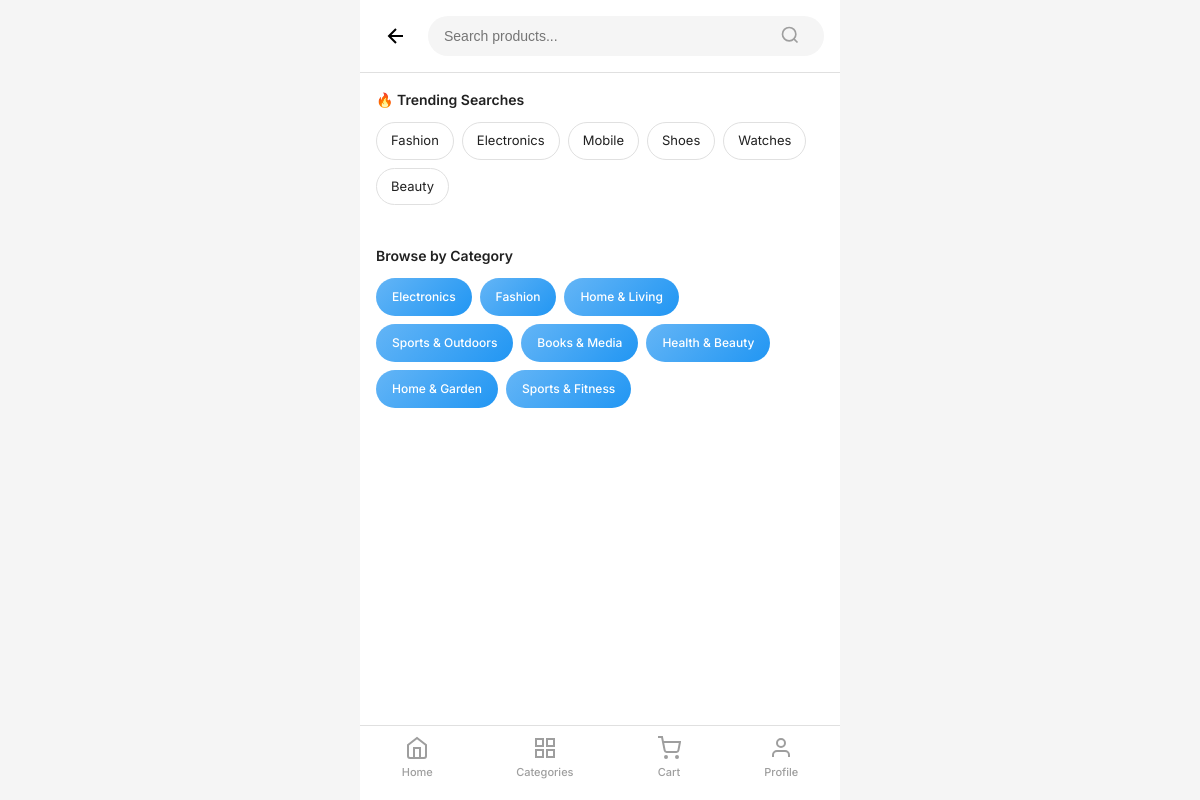
The app's page /mobile/search.php, older data.
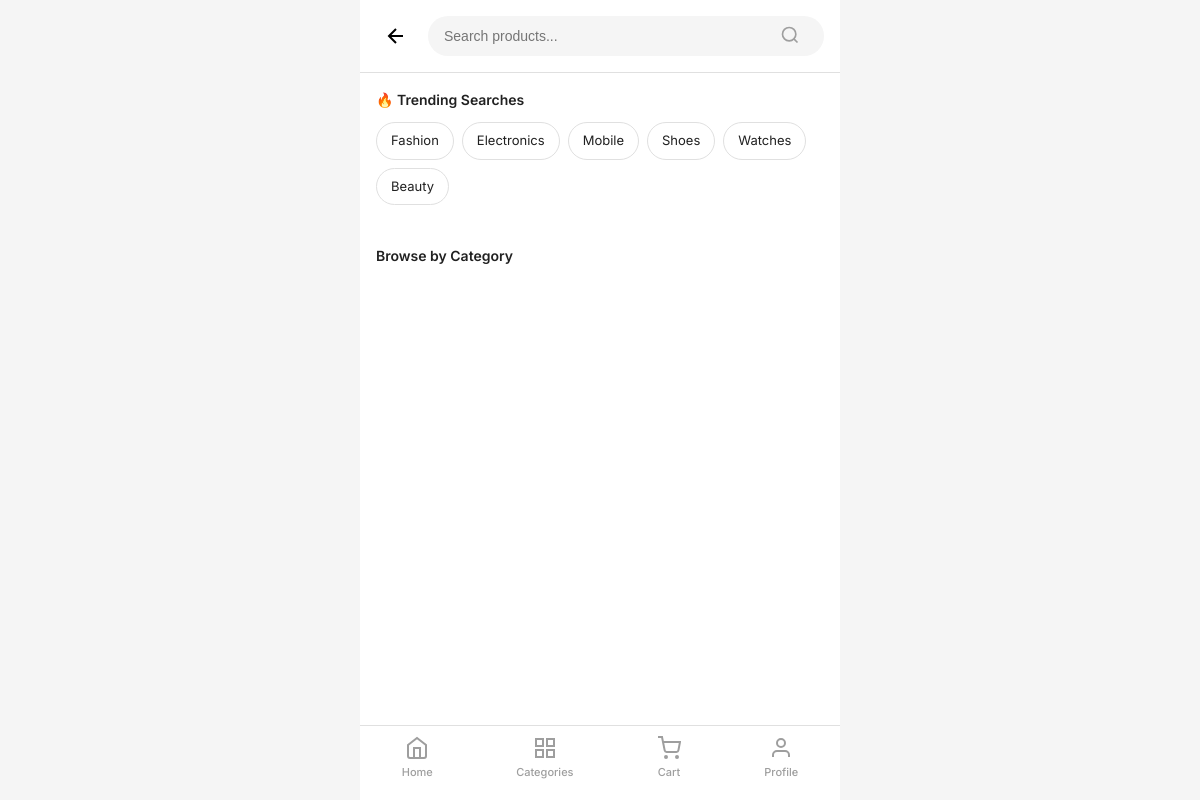
The same page, newer data.
### tables this page shows
CREATE TABLE `categories` (
  `id` int(11) NOT NULL,
  `name` varchar(255) NOT NULL,
  `slug` varchar(255) NOT NULL,
  `description` text DEFAULT NULL,
  `image` varchar(255) DEFAULT NULL,
  `parent_id` int(11) DEFAULT NULL,
  `created_at` timestamp NOT NULL DEFAULT current_timestamp(),
  `status` enum('active','inactive') DEFAULT 'active'
);

### mobile/search.php (the view, shortened to what this page needs)
<?php
require_once '../config/database.php';
$query = isset($_GET['q']) ? trim($_GET['q']) : '';
$products = [];
$trendingSearches = [];
try {
    $stmt = $conn->query("
        SELECT query, COUNT(*) as search_count
        FROM search_history
        WHERE created_at >= DATE_SUB(NOW(), INTERVAL 7 DAY)
        GROUP BY query
        ORDER BY search_count DESC
        LIMIT 12
    ");
    $trendingSearches = $stmt->fetchAll(PDO::FETCH_ASSOC);
} catch (Exception $e) {}
if (empty($trendingSearches)) {
    $trendingSearches = [
        ['query' => 'Fashion', 'search_count' => 0],
        ['query' => 'Electronics', 'search_count' => 0],
        ['query' => 'Mobile', 'search_count' => 0],
        ['query' => 'Shoes', 'search_count' => 0],
        ['query' => 'Watches', 'search_count' => 0],
        ['query' => 'Beauty', 'search_count' => 0],
    ];
}
?>
<!DOCTYPE html>
<html lang="en">
<head>
    <link rel="stylesheet" href="css/style.css?v=<?php echo filemtime('css/style.css'); ?>">
</head>
<body>
    <div class="app-page">
        <header class="search-header">
            <button class="back-btn" onclick="window.history.back()">
                <svg viewBox="0 0 24 24" fill="none" stroke="currentColor" stroke-width="2">
                    <path d="M19 12H5M12 19l-7-7 7-7"/>
                </svg>
            </button>
            <form action="" method="GET" class="search-form">
                <input type="text" name="q" value="<?php echo htmlspecialchars($query); ?>"
                       placeholder="Search products..." autofocus id="searchInput">
                <button type="submit">
                    <svg viewBox="0 0 24 24" fill="none" stroke="currentColor" stroke-width="2">
                        <circle cx="11" cy="11" r="8"></circle>
                        <line x1="21" y1="21" x2="16.65" y2="16.65"></line>
                    </svg>
                </button>
            </form>
        </header>
        <?php if (!empty($query)): ?>
        <div class="search-results-info">
            <span><?php echo count($products); ?> results for "<?php echo htmlspecialchars($query); ?>"</span>
        </div>
        <div class="products-grid" style="padding: 16px;">
            <?php if (!empty($products)): ?>
                <?php foreach ($products as $product): ?>
                <a href="product.php?id=<?php echo $product['id']; ?>" class="product-card">
                    <div class="product-image">
                        <?php if (!empty($product['image'])): ?>
                            <img src="../uploads/products/<?php echo htmlspecialchars($product['image']); ?>" alt="">
                        <?php else: ?>
                            <div class="placeholder-img"></div>
                        <?php endif; ?>
                    </div>
                    <div class="product-info">
                        <h4><?php echo htmlspecialchars($product['name']); ?></h4>
                        <span class="category-tag"><?php echo htmlspecialchars($product['category_name'] ?? ''); ?></span>
                        <?php if (!empty($product['tags'])): ?>
                            <div class="product-tags">
                                <?php
                                $tags = array_slice(explode(',', $product['tags']), 0, 2);
                                foreach ($tags as $tag):
                                    $tag = trim($tag);
                                    if (!empty($tag)):
                                ?>
                                    <span class="mini-tag"><?php echo htmlspecialchars($tag); ?></span>
                                <?php endif; endforeach; ?>
                            </div>
                        <?php endif; ?>
                        <div class="price-row">
                            <span class="price"><?php echo formatPrice($product['price']); ?></span>
                        </div>
                    </div>
                </a>
                <?php endforeach; ?>
            <?php else: ?>
                <div class="empty-state full-width">
                    <svg viewBox="0 0 24 24" fill="none" stroke="#ccc" stroke-width="1.5">
                        <circle cx="11" cy="11" r="8"></circle>
                        <line x1="21" y1="21" x2="16.65" y2="16.65"></line>
                    </svg>
                    <h3>No products found</h3>
                    <p>Try a different search term</p>
                </div>
            <?php endif; ?>
        </div>
        <?php else: ?>
        <div class="search-section">
            <h3>🔥 Trending Searches</h3>
            <div class="suggestion-tags">
                <?php foreach ($trendingSearches as $trending): ?>
                <a href="?q=<?php echo urlencode($trending['query']); ?>" class="tag">
                    <?php echo htmlspecialchars($trending['query']); ?>
                </a>
                <?php endforeach; ?>
            </div>
        </div>
        <div class="search-section">
            <h3>Browse by Category</h3>
            <div class="category-chips">
                <?php
                try {
                    $catStmt = $conn->query("SELECT id, name FROM categories WHERE status = 'active' LIMIT 8");
                    $cats = $catStmt->fetchAll(PDO::FETCH_ASSOC);
                    foreach ($cats as $cat):
                ?>
                    <a href="category.php?id=<?php echo $cat['id']; ?>" class="category-chip">
                        <?php echo htmlspecialchars($cat['name']); ?>
                    </a>
                <?php endforeach; } catch (Exception $e) {} ?>
            </div>
        </div>
        <?php endif; ?>
        <nav class="bottom-nav">
            <a href="home.php" class="nav-item">
                <svg viewBox="0 0 24 24" fill="none" stroke="currentColor" stroke-width="2">
                    <path d="M3 9l9-7 9 7v11a2 2 0 0 1-2 2H5a2 2 0 0 1-2-2z"></path>
                    <polyline points="9 22 9 12 15 12 15 22"></polyline>
                </svg>
                <span>Home</span>
            </a>
            <a href="categories.php" class="nav-item">
                <svg viewBox="0 0 24 24" fill="none" stroke="currentColor" stroke-width="2">
                    <rect x="3" y="3" width="7" height="7"></rect>
                    <rect x="14" y="3" width="7" height="7"></rect>
                    <rect x="14" y="14" width="7" height="7"></rect>
                    <rect x="3" y="14" width="7" height="7"></rect>
                </svg>
                <span>Categories</span>
            </a>
            <a href="cart.php" class="nav-item">
                <svg viewBox="0 0 24 24" fill="none" stroke="currentColor" stroke-width="2">
                    <circle cx="9" cy="21" r="1"></circle>
                    <circle cx="20" cy="21" r="1"></circle>
                    <path d="M1 1h4l2.68 13.39a2 2 0 0 0 2 1.61h9.72a2 2 0 0 0 2-1.61L23 6H6"></path>
                </svg>
                <span>Cart</span>
            </a>
            <a href="profile.php" class="nav-item">
                <svg viewBox="0 0 24 24" fill="none" stroke="currentColor" stroke-width="2">
                    <path d="M20 21v-2a4 4 0 0 0-4-4H8a4 4 0 0 0-4 4v2"></path>
                    <circle cx="12" cy="7" r="4"></circle>
                </svg>
                <span>Profile</span>
            </a>
        </nav>
    </div>
</body>
</html>

### mobile/css/style.css (style rules this page uses)
:root { --primary: #2196F3; --primary-dark: #1976D2; --primary-light: #64B5F6; --accent: #FF5722; --accent-orange: #F5841F; --success: #4CAF50; --warning: #FFC107; --danger: #F44336; --dark: #212121; --gray-dark: #616161; --gray: #9E9E9E; --gray-light: #E0E0E0; --background: #F5F5F5; --white: #FFFFFF; --shadow: 0 2px 8px rgba(0, 0, 0, 0.1); --shadow-lg: 0 4px 16px rgba(0, 0, 0, 0.15); --radius: 12px; --radius-sm: 8px; --radius-lg: 20px; }
* { margin: 0; padding: 0; box-sizing: border-box; }
body { font-family: 'Inter', -apple-system, BlinkMacSystemFont, sans-serif; background-color: var(--background); color: var(--dark); line-height: 1.5; min-height: 100vh; max-width: 480px; margin: 0 auto; overflow-x: hidden; }
a { text-decoration: none; color: inherit; }
.bottom-nav { position: fixed; bottom: 0; left: 50%; transform: translateX(-50%); width: 100%; max-width: 480px; background: var(--white); border-top: 1px solid var(--gray-light); display: flex; justify-content: space-around; padding: 10px 0 20px; z-index: 100; }
.nav-item { display: flex; flex-direction: column; align-items: center; gap: 4px; text-decoration: none; color: var(--gray); transition: color 0.3s; position: relative; }
.nav-item svg { width: 24px; height: 24px; }
.nav-item span { font-size: 11px; font-weight: 500; }
.app-page { background: var(--white); min-height: 100vh; padding-bottom: 80px; }
.back-btn, .filter-btn { width: 40px; height: 40px; display: flex; align-items: center; justify-content: center; background: none; border: none; cursor: pointer; }
.back-btn svg, .filter-btn svg { width: 24px; height: 24px; }
.search-header { display: flex; align-items: center; gap: 12px; padding: 16px; background: var(--white); border-bottom: 1px solid var(--gray-light); }
.search-form { flex: 1; display: flex; align-items: center; background: var(--background); border-radius: 25px; padding: 0 16px; }
.search-form input { flex: 1; padding: 12px 0; border: none; background: transparent; font-size: 14px; }
.search-form button { background: none; border: none; padding: 8px; cursor: pointer; }
.search-form button svg { width: 20px; height: 20px; stroke: var(--gray); }
.suggestion-tags { display: flex; flex-wrap: wrap; gap: 10px; }
.suggestion-tags .tag { padding: 8px 16px; background: var(--background); border-radius: 20px; font-size: 13px; color: var(--gray-dark); }
.search-section { padding: 16px; margin-bottom: 8px; }
.search-section h3 { font-size: 14px; font-weight: 600; color: var(--dark); margin-bottom: 12px; }
.suggestion-tags { display: flex; flex-wrap: wrap; gap: 8px; }
.suggestion-tags .tag { display: inline-flex; align-items: center; gap: 4px; padding: 8px 14px; background: var(--white); border: 1px solid var(--gray-light); border-radius: 20px; font-size: 13px; color: var(--dark); transition: all 0.2s ease; }
.category-chips { display: flex; flex-wrap: wrap; gap: 8px; }
.category-chip { padding: 10px 16px; background: linear-gradient(135deg, var(--primary-light), var(--primary)); color: var(--white); border-radius: 20px; font-size: 12px; font-weight: 500; }

Row changes from the older to the newer data that the page shows:
removed categories: name "Electronics"
removed categories: name "Fashion"
removed categories: name "Home & Living"
removed categories: name "Sports & Outdoors"
removed categories: name "Books & Media"
removed categories: name "Health & Beauty"
removed categories: name "Home & Garden"
removed categories: name "Sports & Fitness"
